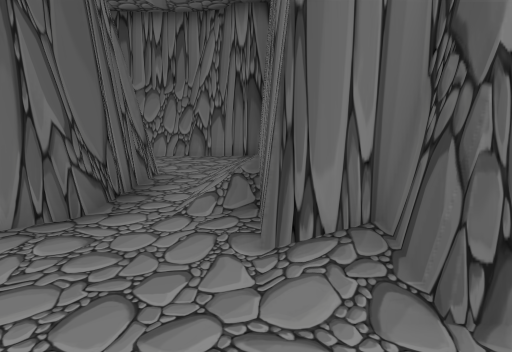
View 1 (above)

19 first-person views from a walk through a scene from a Unity 3-D project. The camera is 1.3 m above the floor, tilts 10° down and sees 75° across. The floor is counted in squares, 1 m on a side. Each view is taken from the middle of a square. On the plan, view 1 faces up. The plan holds only what a view shows up to about 14 squares ahead; the rest is blank. The place goes on beyond the plan. The player is left out.

View 2
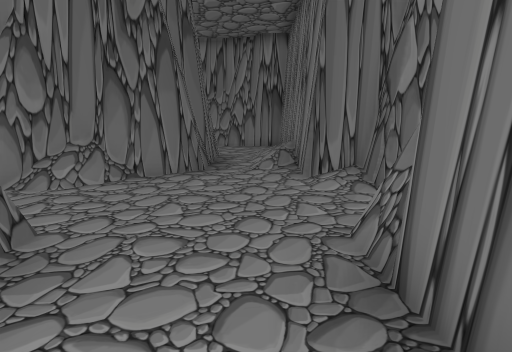

View 3
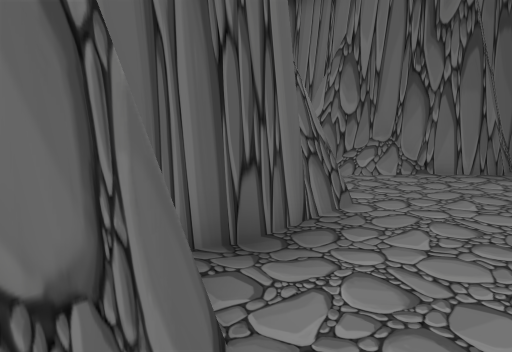

View 4
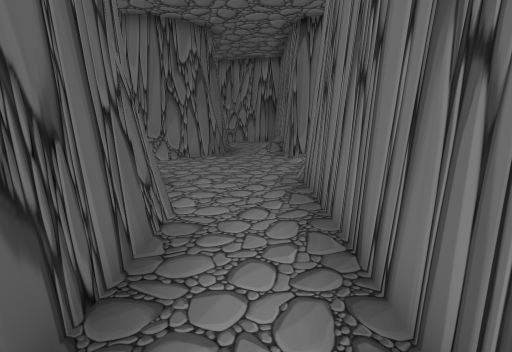

View 5
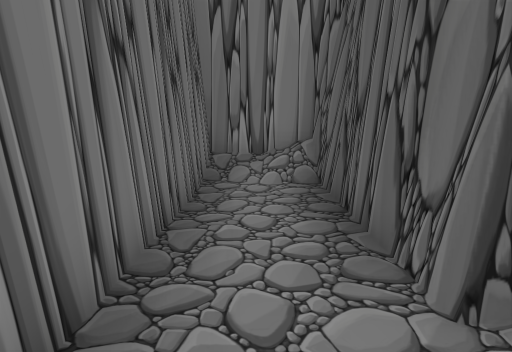

View 6
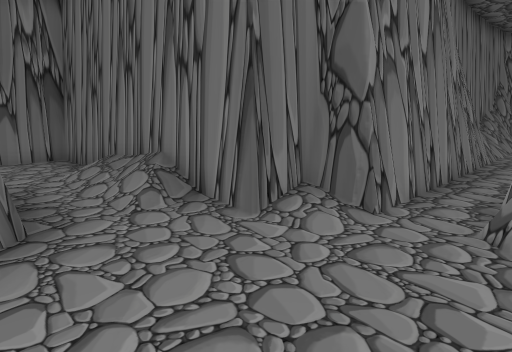

View 7
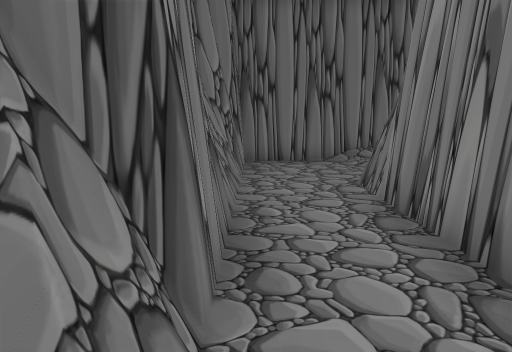

View 8
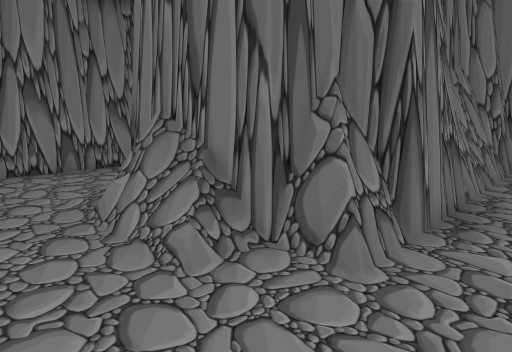

View 9
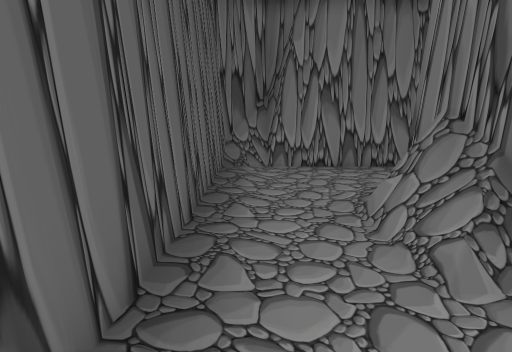

View 10
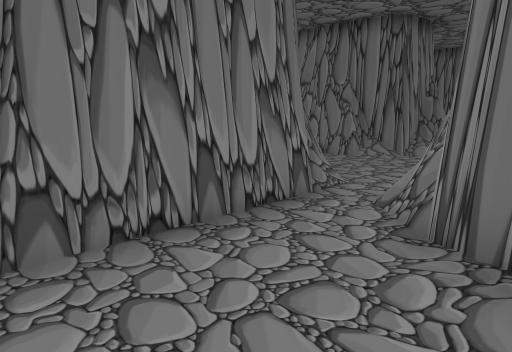

View 11
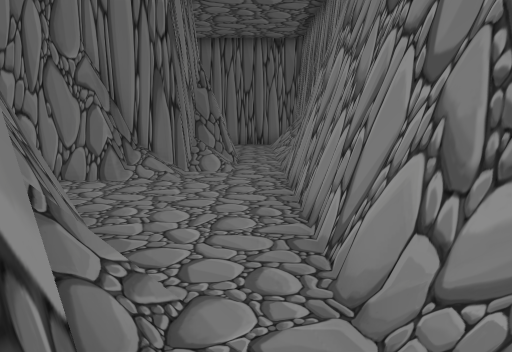

View 12
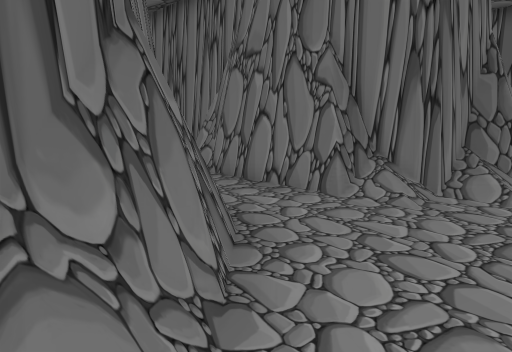

View 13
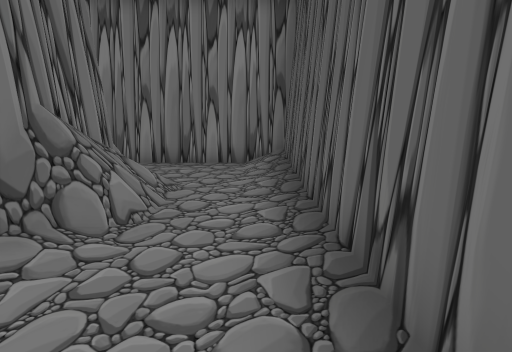

View 14
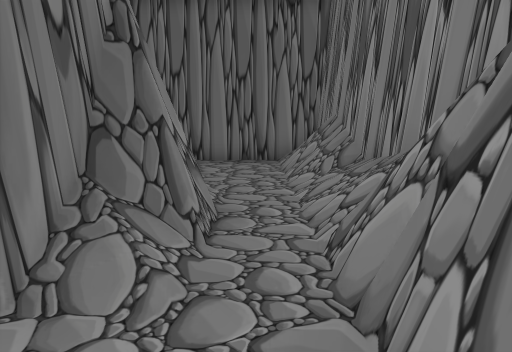

View 15
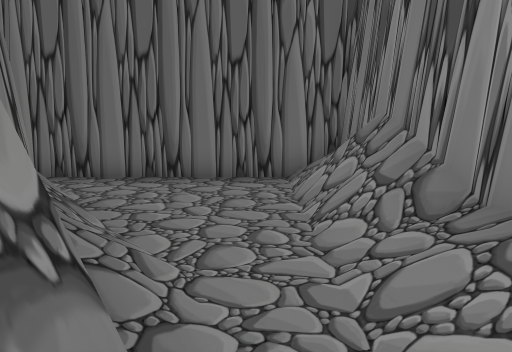

View 16
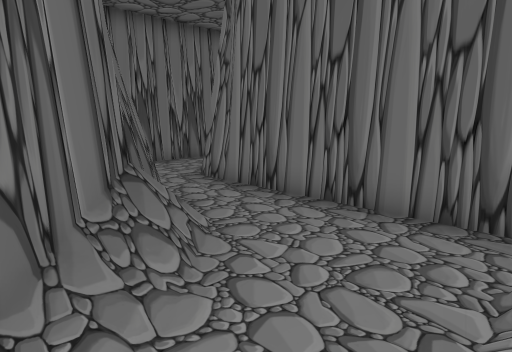

View 17
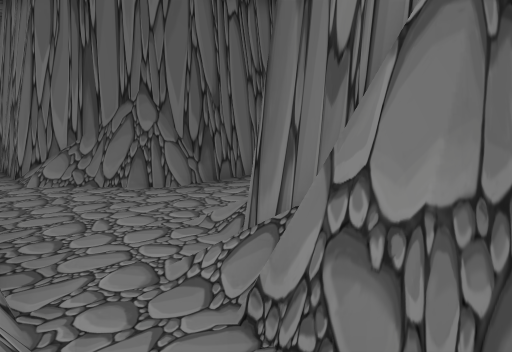

View 18
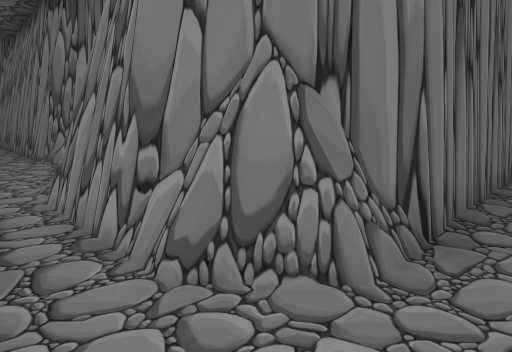

View 19
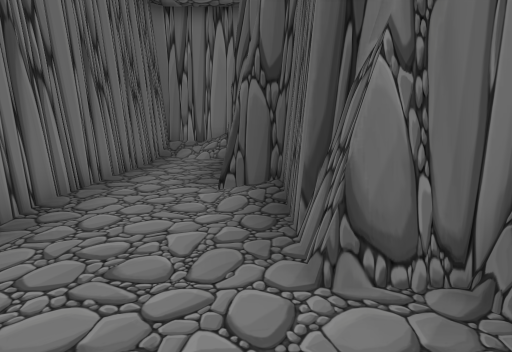

### Floor plan
Key: @ floor where view 1 was taken; # wall or solid block; . floor; / step, stairs or slope; = window, fence, low wall or low ledge; O other object.
Columns run from 13 left of view 1 to 16 right of it. Each row starts with its distance up from view 1.
 24          #..#       .#
 23          #..##    ##.#
 22         ##..##   ##..#
 21        ##....#####...#
 20 ########......=##....#
 19 #....................#
 18 #.....=########////=##
 17 #....###     #########
 16 #../##
 15 #..=#
 14 #..##
 13 #..O##
 12 #...##########
 11 #...........##
 10 #/...........#
  9 ##########...#
  8          ##..#
  7           #..#
  6           #..#
  5           #..#
  4          ##..#
  3        ###...###     ########
  2        ##.....#########...==#
  1          ......##=......
  0         #....@#### ..........
 -1         ##...##        #######
 -2          #...#
 -3          #...#
 -4          ##..#
 -5           ##.#
 -6           ##.#
 -7           ##.#
 -8           #..#
 -9           #//#
-10           ####

Where each view was taken, in squares from view 1:
view 1: 0 up, 0 right, facing up
view 2: 4 down, 1 left, facing up
view 3: 5 down, 1 left, facing up-left
view 4: 9 down, 1 left, facing up
view 5: 2 down, 1 left, facing down
view 6: 0 up, 3 left, facing up-right
view 7: 11 up, 10 left, facing right
view 8: 10 up, 12 left, facing up-right
view 9: 10 up, 12 left, facing up
view 10: 16 up, 12 left, facing up-right
view 11: 19 up, 8 left, facing right
view 12: 19 up, 6 left, facing up-right
view 13: 19 up, 12 left, facing down
view 14: 19 up, 2 left, facing right
view 15: 19 up, 1 right, facing right
view 16: 18 up, 3 right, facing up-right
view 17: 18 up, 3 right, facing up-left
view 18: 2 up, 1 left, facing down-right
view 19: 2 up, 3 left, facing down
